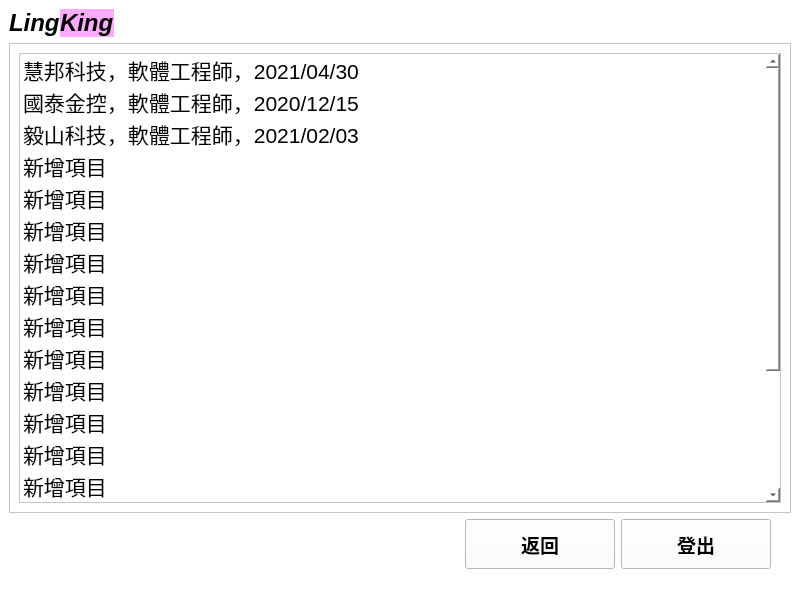
<?xml version="1.0" encoding="UTF-8"?>
<ui version="4.0">
 <class>companySearchWindow</class>
 <widget class="QMainWindow" name="companySearchWindow">
  <property name="geometry">
   <rect>
    <x>0</x>
    <y>0</y>
    <width>800</width>
    <height>600</height>
   </rect>
  </property>
  <property name="windowTitle">
   <string>LingKing</string>
  </property>
  <property name="styleSheet">
   <string notr="true">background-color: rgb(255, 255, 255);</string>
  </property>
  <widget class="QWidget" name="centralwidget">
   <layout class="QGridLayout" name="gridLayout_3">
    <item row="0" column="0">
     <layout class="QGridLayout" name="gridLayout_2">
      <item row="0" column="0">
       <layout class="QHBoxLayout" name="horizontalLayout_2">
        <property name="spacing">
         <number>0</number>
        </property>
        <item>
         <widget class="QLabel" name="label">
          <property name="enabled">
           <bool>true</bool>
          </property>
          <property name="sizePolicy">
           <sizepolicy hsizetype="Fixed" vsizetype="Fixed">
            <horstretch>1</horstretch>
            <verstretch>0</verstretch>
           </sizepolicy>
          </property>
          <property name="font">
           <font>
            <pointsize>18</pointsize>
            <weight>75</weight>
            <italic>true</italic>
            <bold>true</bold>
            <strikeout>false</strikeout>
           </font>
          </property>
          <property name="text">
           <string>Ling</string>
          </property>
          <property name="textFormat">
           <enum>Qt::PlainText</enum>
          </property>
          <property name="wordWrap">
           <bool>false</bool>
          </property>
         </widget>
        </item>
        <item>
         <widget class="QLabel" name="label_5">
          <property name="sizePolicy">
           <sizepolicy hsizetype="Fixed" vsizetype="Fixed">
            <horstretch>2</horstretch>
            <verstretch>0</verstretch>
           </sizepolicy>
          </property>
          <property name="font">
           <font>
            <pointsize>18</pointsize>
            <weight>75</weight>
            <italic>true</italic>
            <bold>true</bold>
           </font>
          </property>
          <property name="styleSheet">
           <string notr="true">background-color: rgb(255, 170, 255)</string>
          </property>
          <property name="text">
           <string>King</string>
          </property>
         </widget>
        </item>
        <item>
         <spacer name="horizontalSpacer_2">
          <property name="orientation">
           <enum>Qt::Horizontal</enum>
          </property>
          <property name="sizeType">
           <enum>QSizePolicy::Expanding</enum>
          </property>
          <property name="sizeHint" stdset="0">
           <size>
            <width>40</width>
            <height>20</height>
           </size>
          </property>
         </spacer>
        </item>
       </layout>
      </item>
      <item row="1" column="0">
       <widget class="QScrollArea" name="scrollArea">
        <property name="widgetResizable">
         <bool>true</bool>
        </property>
        <widget class="QWidget" name="scrollAreaWidgetContents">
         <property name="geometry">
          <rect>
           <x>0</x>
           <y>0</y>
           <width>778</width>
           <height>466</height>
          </rect>
         </property>
         <layout class="QGridLayout" name="gridLayout_4">
          <item row="0" column="0">
           <widget class="QListWidget" name="listWidget">
            <property name="font">
             <font>
              <pointsize>16</pointsize>
             </font>
            </property>
            <item>
             <property name="text">
              <string>慧邦科技，軟體工程師，2021/04/30</string>
             </property>
            </item>
            <item>
             <property name="text">
              <string>國泰金控，軟體工程師，2020/12/15</string>
             </property>
            </item>
            <item>
             <property name="text">
              <string>毅山科技，軟體工程師，2021/02/03</string>
             </property>
            </item>
            <item>
             <property name="text">
              <string>新增項目</string>
             </property>
            </item>
            <item>
             <property name="text">
              <string>新增項目</string>
             </property>
            </item>
            <item>
             <property name="text">
              <string>新增項目</string>
             </property>
            </item>
            <item>
             <property name="text">
              <string>新增項目</string>
             </property>
            </item>
            <item>
             <property name="text">
              <string>新增項目</string>
             </property>
            </item>
            <item>
             <property name="text">
              <string>新增項目</string>
             </property>
            </item>
            <item>
             <property name="text">
              <string>新增項目</string>
             </property>
            </item>
            <item>
             <property name="text">
              <string>新增項目</string>
             </property>
            </item>
            <item>
             <property name="text">
              <string>新增項目</string>
             </property>
            </item>
            <item>
             <property name="text">
              <string>新增項目</string>
             </property>
            </item>
            <item>
             <property name="text">
              <string>新增項目</string>
             </property>
            </item>
            <item>
             <property name="text">
              <string>新增項目</string>
             </property>
            </item>
            <item>
             <property name="text">
              <string>新增項目</string>
             </property>
            </item>
            <item>
             <property name="text">
              <string>新增項目</string>
             </property>
            </item>
            <item>
             <property name="text">
              <string>新增項目</string>
             </property>
            </item>
           </widget>
          </item>
         </layout>
        </widget>
       </widget>
      </item>
     </layout>
    </item>
    <item row="1" column="0">
     <layout class="QGridLayout" name="gridLayout">
      <item row="0" column="0">
       <layout class="QHBoxLayout" name="horizontalLayout">
        <item>
         <spacer name="horizontalSpacer">
          <property name="orientation">
           <enum>Qt::Horizontal</enum>
          </property>
          <property name="sizeHint" stdset="0">
           <size>
            <width>40</width>
            <height>20</height>
           </size>
          </property>
         </spacer>
        </item>
        <item>
         <widget class="QPushButton" name="back_BTN">
          <property name="sizePolicy">
           <sizepolicy hsizetype="Maximum" vsizetype="Maximum">
            <horstretch>1</horstretch>
            <verstretch>1</verstretch>
           </sizepolicy>
          </property>
          <property name="maximumSize">
           <size>
            <width>150</width>
            <height>50</height>
           </size>
          </property>
          <property name="font">
           <font>
            <pointsize>14</pointsize>
            <weight>75</weight>
            <bold>true</bold>
           </font>
          </property>
          <property name="text">
           <string>返回</string>
          </property>
         </widget>
        </item>
        <item>
         <widget class="QPushButton" name="logout_BTN">
          <property name="sizePolicy">
           <sizepolicy hsizetype="Maximum" vsizetype="Maximum">
            <horstretch>1</horstretch>
            <verstretch>1</verstretch>
           </sizepolicy>
          </property>
          <property name="maximumSize">
           <size>
            <width>150</width>
            <height>50</height>
           </size>
          </property>
          <property name="font">
           <font>
            <pointsize>14</pointsize>
            <weight>75</weight>
            <bold>true</bold>
           </font>
          </property>
          <property name="text">
           <string>登出</string>
          </property>
         </widget>
        </item>
        <item>
         <spacer name="verticalSpacer">
          <property name="orientation">
           <enum>Qt::Vertical</enum>
          </property>
          <property name="sizeType">
           <enum>QSizePolicy::Maximum</enum>
          </property>
          <property name="sizeHint" stdset="0">
           <size>
            <width>20</width>
            <height>50</height>
           </size>
          </property>
         </spacer>
        </item>
       </layout>
      </item>
     </layout>
    </item>
   </layout>
  </widget>
  <widget class="QStatusBar" name="statusbar"/>
 </widget>
 <resources/>
 <connections/>
</ui>
